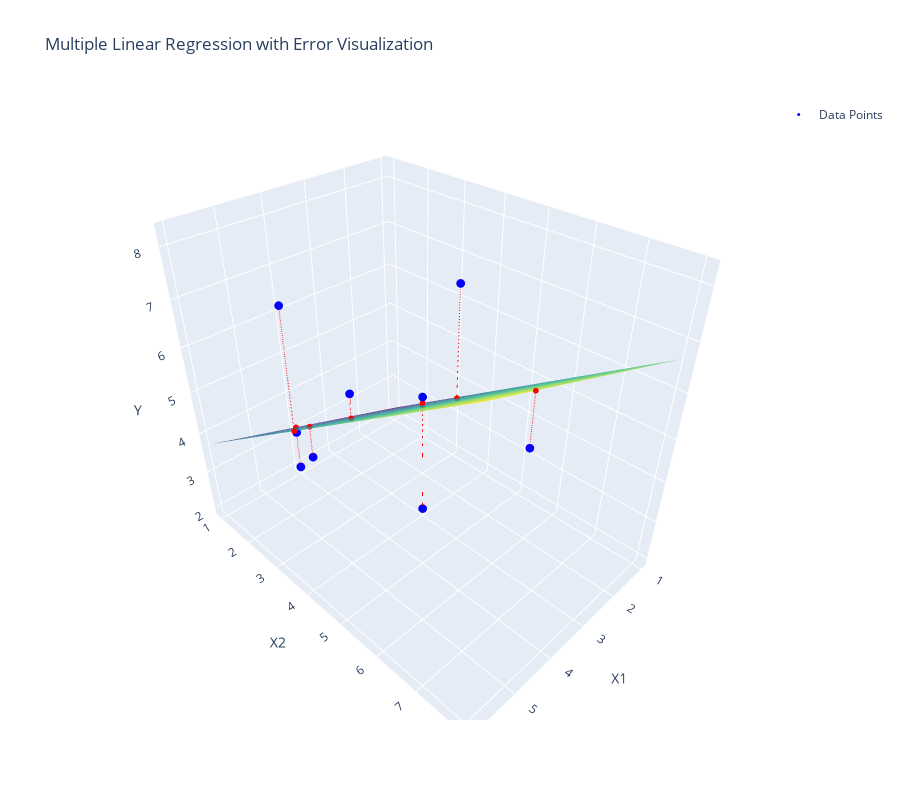

Notebook cell for this chart:
### Markdown cell above
## Multiple Regression Examples

We provide examples of 

- A simple synthetic dataset,
- Heights of students as predicted by heights of parents;
- Heart disease index as predicted by levels of biking and smoking. 

**NOTE: You will need to have `plotly` installed if you want to display the interactive figures in this section.**

### Code cell
# 2D regression on synthetic example data

import plotly.graph_objects as go
    
def two_dimensional_regression(X,Y, X1_label='X1',X2_label='X2',Y_label='Y',verbose=False,):
    
    N = X.shape[1]
    
    if verbose:
        print("Number of data points:", N)
 
    # Here is how to do it with explicit preprocessing of data file and linear algebra formula
    
    # add column of 1's to matrix X to encode bias term

    X = np.hstack((np.ones((X.shape[0], 1)), X))
    
    # Calculate the Beta (coefficients) using the normal equation
    
    Beta = np.linalg.inv(X.T @ X) @ X.T @ Y
    
    # here is how to do it if using sklearn
    
#     model = LinearRegression(fit_intercept=True)  # fit_intercept=True handles the bias term
#     model.fit(X, Y)
    
#     # sklearn separates the bias term from the other coefficients; let's put them all together in Beta
    
#     Beta = np.hstack(([ model.intercept_ ], model.coef_ ))

    print(Beta)

    if verbose:
        print(f"\nRegression Plane: y = {Beta[0]:.4f} + {Beta[1]:.4f} * x1 + {Beta[2]:.4f} * x2")

    # Dynamically create grid for surface based on data range
    
    X_surface, Y_surface = np.meshgrid(np.linspace(X[:,-2].min(), X[:,-2].max(), 50), 
                                       np.linspace(X[:,-1].min(), X[:,-1].max(), 50) )
    Z_surface = Beta[0] + Beta[1] * X_surface + Beta[2] * Y_surface

    # Predicted Z values for each (X1, Y1)
    Y_pred = Beta[0] + Beta[1] * X[:,-2] + Beta[2] * X[:,-1]

    # Calculate errors
    errors = Y - Y_pred
    mse = np.mean(errors**2)
    r_squared = 1 - (np.sum(errors**2) / np.sum((Y - np.mean(Y))**2))

    if verbose:
        print(f"Mean Squared Error (MSE): {mse:.4f}")
        print(f"R²: {r_squared:.4f}")

    # Create scatter plot of original data
    scatter = go.Scatter3d(
        x=X[:,-2],
        y=X[:,-1],
        z=Y,
        mode='markers',
        marker=dict(size=3, color='blue'),
        name="Data Points"
    )

    # Create surface plot of the regression plane
    surface = go.Surface(
        x=X_surface,
        y=Y_surface,
        z=Z_surface,
        opacity=0.8,
        colorscale='viridis',
        name="Regression Plane",
        showscale=False  
    )

    # Create error lines (dotted red lines)
    error_lines = []
    predicted_points = []
    for x, y, z, Y_pred in zip(X[:,-2], X[:,-1], Y, Y_pred):
        # Line connecting data point to its prediction
        error_lines.append(
            go.Scatter3d(
                x=[x, x],
                y=[y, y],
                z=[z, Y_pred],
                mode='lines',
                line=dict(color='red', width=2, dash='dot'),
                name="Error Lines",
                showlegend=False
            )
        )
        # Red dot at the predicted point on the plane
        predicted_points.append(
            go.Scatter3d(
                x=[x],
                y=[y],
                z=[Y_pred],
                mode='markers',
                marker=dict(size=2, color='red'),
                name="Predicted Points",
                showlegend=False
            )
        )

    # Layout
    layout = go.Layout(
        title="Multiple Linear Regression with Error Visualization",
        scene=dict(
            xaxis_title=X1_label,
            yaxis_title=X2_label,
            zaxis_title=Y_label
        ),
        height=800  # Adjust the height of the visualization window
    )

    # Create figure
    fig = go.Figure(data=[scatter, surface] + error_lines + predicted_points, layout=layout)
    fig.show()


    print(f'MSE: {mse:.4f}')
    print(f'R^2: {r_squared:.4f}')
    
test_X = np.array(
      [[2, 4],
       [4, 3],
       [5, 3],
       [6, 4],
       [5, 8],
       [4, 1],
       [1, 2],
       [4, 1],
       [3, 4]])
test_Y = np.array([7, 5, 4, 8, 7, 2, 3, 3, 2])
two_dimensional_regression(test_X,test_Y)

### Figure 1 — Plotly figure (JSON) as saved in the notebook; plotly's stock layout.template omitted (floating-point values rounded to 4 significant figures; data arrays with more than 128 entries replaced by an {"elided": "..."} marker saying what was removed)
{"data": [{"marker": {"color": "blue", "size": 3}, "mode": "markers", "name": "Data Points", "type": "scatter3d", "x": [2, 4, 5, 6, 5, 4, 1, 4, 3], "y": [4, 3, 3, 4, 8, 1, 2, 1, 4], "z": [7, 5, 4, 8, 7, 2, 3, 3, 2]}, {"colorscale": [[0, "#440154"], [0.1111, "#482878"], [0.2222, "#3e4989"], [0.3333, "#31688e"], [0.4444, "#26828e"], [0.5556, "#1f9e89"], [0.6667, "#35b779"], [0.7778, "#6ece58"], [0.8889, "#b5de2b"], [1, "#fde725"]], "name": "Regression Plane", "opacity": 0.8, "showscale": false, "type": "surface", "x": {"elided": "50x50 float values"}, "y": {"elided": "50x50 float values"}, "z": {"elided": "50x50 float values"}}, {"line": {"color": "red", "dash": "dot", "width": 2}, "mode": "lines", "name": "Error Lines", "showlegend": false, "type": "scatter3d", "x": [2, 2], "y": [4, 4], "z": [7, 4.412]}, {"line": {"color": "red", "dash": "dot", "width": 2}, "mode": "lines", "name": "Error Lines", "showlegend": false, "type": "scatter3d", "x": [4, 4], "y": [3, 3], "z": [5, 4.414]}, {"line": {"color": "red", "dash": "dot", "width": 2}, "mode": "lines", "name": "Error Lines", "showlegend": false, "type": "scatter3d", "x": [5, 5], "y": [3, 3], "z": [4, 4.733]}, {"line": {"color": "red", "dash": "dot", "width": 2}, "mode": "lines", "name": "Error Lines", "showlegend": false, "type": "scatter3d", "x": [6, 6], "y": [4, 4], "z": [8, 5.688]}, {"line": {"color": "red", "dash": "dot", "width": 2}, "mode": "lines", "name": "Error Lines", "showlegend": false, "type": "scatter3d", "x": [5, 5], "y": [8, 8], "z": [7, 7.912]}, {"line": {"color": "red", "dash": "dot", "width": 2}, "mode": "lines", "name": "Error Lines", "showlegend": false, "type": "scatter3d", "x": [4, 4], "y": [1, 1], "z": [2, 3.143]}, {"line": {"color": "red", "dash": "dot", "width": 2}, "mode": "lines", "name": "Error Lines", "showlegend": false, "type": "scatter3d", "x": [1, 1], "y": [2, 2], "z": [3, 2.822]}, {"line": {"color": "red", "dash": "dot", "width": 2}, "mode": "lines", "name": "Error Lines", "showlegend": false, "type": "scatter3d", "x": [4, 4], "y": [1, 1], "z": [3, 3.143]}, {"line": {"color": "red", "dash": "dot", "width": 2}, "mode": "lines", "name": "Error Lines", "showlegend": false, "type": "scatter3d", "x": [3, 3], "y": [4, 4], "z": [2, 4.731]}, {"marker": {"color": "red", "size": 2}, "mode": "markers", "name": "Predicted Points", "showlegend": false, "type": "scatter3d", "x": [2], "y": [4], "z": [4.412]}, {"marker": {"color": "red", "size": 2}, "mode": "markers", "name": "Predicted Points", "showlegend": false, "type": "scatter3d", "x": [4], "y": [3], "z": [4.414]}, {"marker": {"color": "red", "size": 2}, "mode": "markers", "name": "Predicted Points", "showlegend": false, "type": "scatter3d", "x": [5], "y": [3], "z": [4.733]}, {"marker": {"color": "red", "size": 2}, "mode": "markers", "name": "Predicted Points", "showlegend": false, "type": "scatter3d", "x": [6], "y": [4], "z": [5.688]}, {"marker": {"color": "red", "size": 2}, "mode": "markers", "name": "Predicted Points", "showlegend": false, "type": "scatter3d", "x": [5], "y": [8], "z": [7.912]}, {"marker": {"color": "red", "size": 2}, "mode": "markers", "name": "Predicted Points", "showlegend": false, "type": "scatter3d", "x": [4], "y": [1], "z": [3.143]}, {"marker": {"color": "red", "size": 2}, "mode": "markers", "name": "Predicted Points", "showlegend": false, "type": "scatter3d", "x": [1], "y": [2], "z": [2.822]}, {"marker": {"color": "red", "size": 2}, "mode": "markers", "name": "Predicted Points", "showlegend": false, "type": "scatter3d", "x": [4], "y": [1], "z": [3.143]}, {"marker": {"color": "red", "size": 2}, "mode": "markers", "name": "Predicted Points", "showlegend": false, "type": "scatter3d", "x": [3], "y": [4], "z": [4.731]}], "layout": {"height": 800, "scene": {"xaxis": {"title": {"text": "X1"}}, "yaxis": {"title": {"text": "X2"}}, "zaxis": {"title": {"text": "Y"}}}, "title": {"text": "Multiple Linear Regression with Error Visualization"}}}
